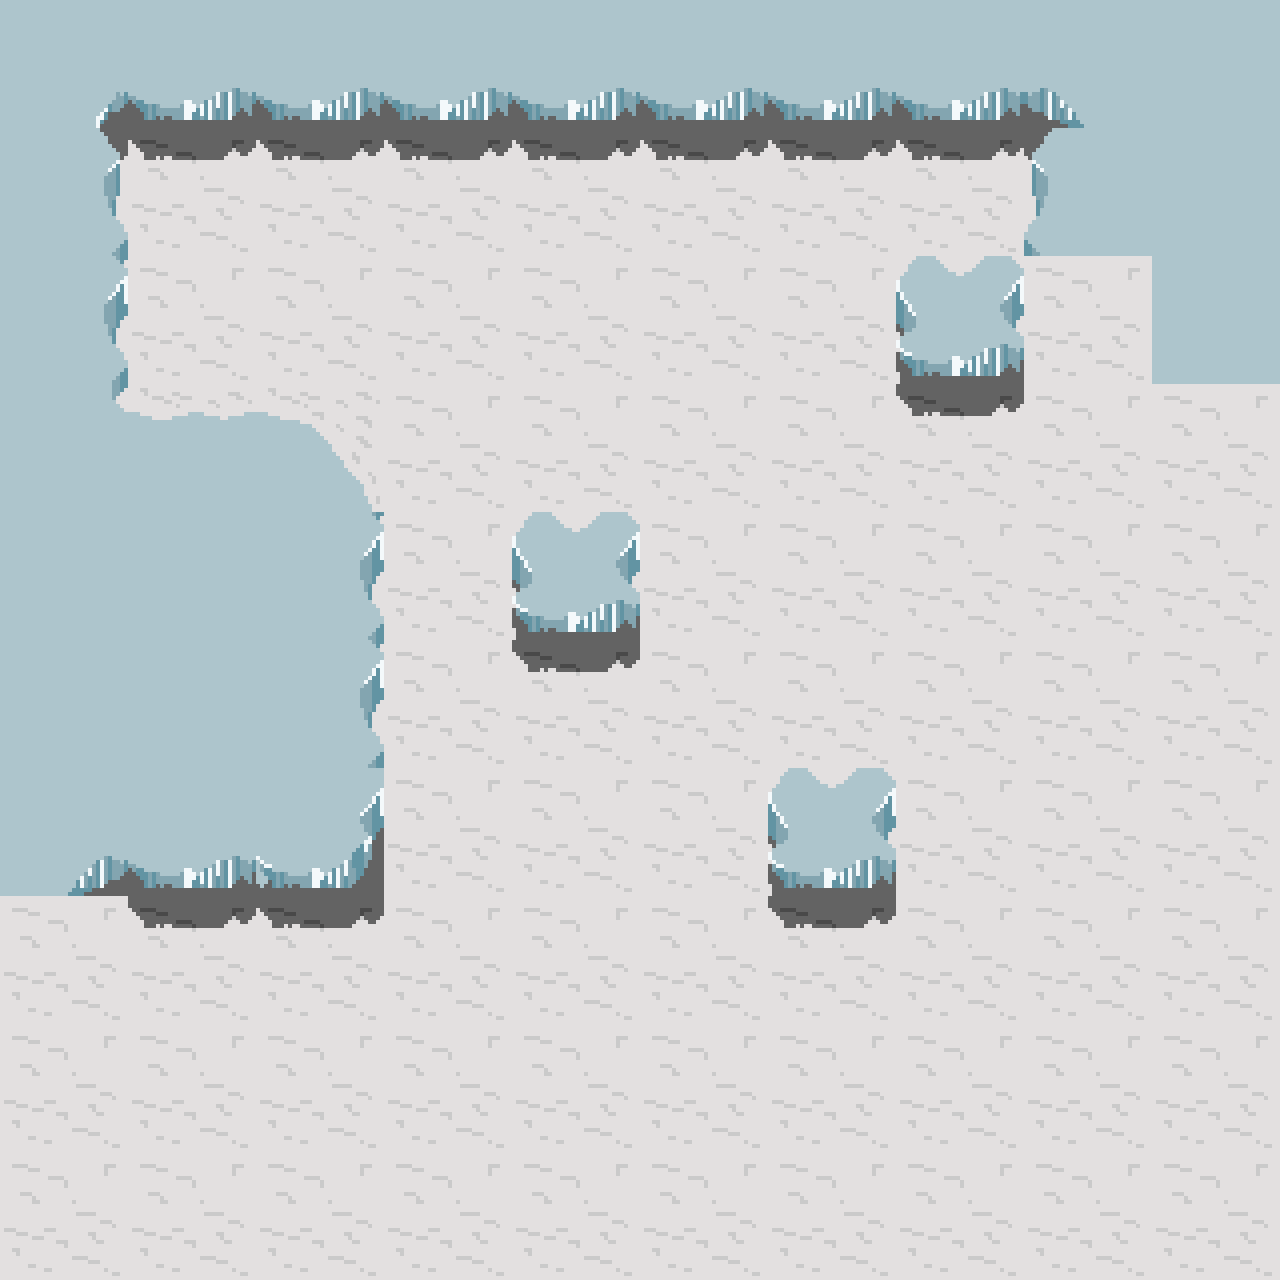

This is a level from a 2D game, rendered from its Tiled map with the project's own tilesets. A one-line summary and the complete map file follow:
An orthogonal 10x10 tile map with 128x128 px tiles, 1 tile layer (Tile Layer 1).

<map version="1.0" orientation="orthogonal" renderorder="right-down" width="10" height="10" tilewidth="128" tileheight="128" nextobjectid="1">
 <tileset firstgid="1" name="tiles" tilewidth="128" tileheight="128" tilecount="18">
  <tile id="0">
   <image width="128" height="128" source="blankwall.png" />
  </tile>
  <tile id="1">
   <image width="128" height="128" source="bottomcorner.png" />
  </tile>
  <tile id="2">
   <image width="128" height="128" source="bottomcornerright.png" />
  </tile>
  <tile id="3">
   <image width="128" height="128" source="bottomwall.png" />
  </tile>
  <tile id="4">
   <image width="128" height="128" source="corner.png" />
  </tile>
  <tile id="5">
   <image width="128" height="128" source="cornerwall.png" />
  </tile>
  <tile id="6">
   <image width="128" height="128" source="cornerwallright.png" />
  </tile>
  <tile id="7">
   <image width="128" height="128" source="footprints.png" />
  </tile>
  <tile id="8">
   <image width="128" height="128" source="leftwall.png" />
  </tile>
  <tile id="9">
   <image width="128" height="128" source="openwall.png" />
  </tile>
  <tile id="10">
   <image width="128" height="128" source="rightcorner.png" />
  </tile>
  <tile id="11">
   <image width="128" height="128" source="rightwall.png" />
  </tile>
  <tile id="12">
   <image width="128" height="128" source="shadowtop.png" />
  </tile>
  <tile id="13">
   <image width="128" height="128" source="snowfloor.png" />
  </tile>
  <tile id="14">
   <image width="128" height="128" source="topwall.png" />
  </tile>
  <tile id="15">
   <image width="128" height="128" source="topwall2.png" />
  </tile>
  <tile id="16">
   <image width="128" height="128" source="curve.png" />
  </tile>
  <tile id="17">
   <image width="128" height="128" source="bottomcurve.png" />
  </tile>
 </tileset>
 <layer name="Tile Layer 1" width="10" height="10">
  <data encoding="csv">
16,15,15,15,15,15,15,15,11,1,
6,13,13,13,13,13,13,13,7,1,
9,14,14,14,14,14,14,10,14,1,
2,4,17,14,14,14,14,13,14,14,
1,1,9,14,10,14,14,14,14,14,
1,1,9,14,13,14,14,14,14,14,
5,15,18,14,14,14,10,14,14,14,
14,13,13,14,14,14,13,14,14,14,
14,14,14,14,14,14,14,14,14,14,
14,14,14,14,14,14,14,14,14,14
</data>
 </layer>
</map>
